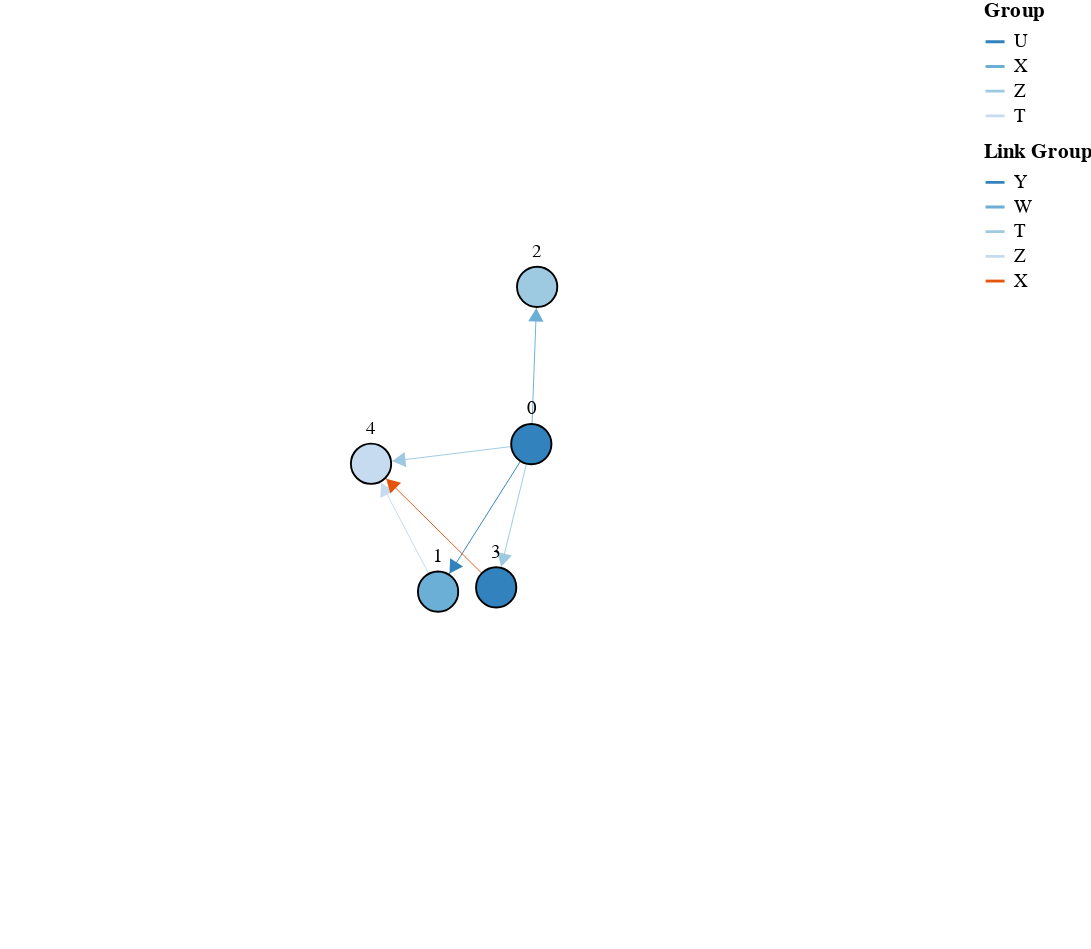

Notebook code for this chart:
### Code cell
g = nx.generators.barabasi_albert_graph(5, 3)
def rand_group():
    possible = "TUVWXYZ"
    return random.sample(possible, 1)[0]

node_properties = {n: {"group": rand_group()}
                    for n in g.nodes()}

edge_attributions = {e: {"group": rand_group()}
                    for e in g.edges()}

nx.set_node_attributes(g, node_properties)
nx.set_edge_attributes(g, edge_attributions)
nx.set_node_attributes(g, {k:f"n{i}" for i, k in enumerate(g.nodes)}, "label")

schema = plots.spring_force_graph(g, node_labels="label", input_layout = False)
plots.save_schema(schema, "_schema.json")
plots.ipy_display(schema, format="interactive")

### Figure 1 — Vega specification as saved in the notebook (floating-point values rounded to 4 significant figures)
{"$schema": "https://vega.github.io/schema/vega/v5.json", "data": [{"name": "node-data", "on": [{"modify": "node.datum", "trigger": "fix.length == 2", "values": "{fixedx: fix[0], fixedy: fix[1]}"}, {"modify": "reset", "trigger": "reset", "values": "{fixedx: -100, fixedy: -100}"}], "values": [{"fixedx": -100, "fixedy": -100, "group": "U", "id": 0, "label": 0}, {"fixedx": -100, "fixedy": -100, "group": "X", "id": 1, "label": 1}, {"fixedx": -100, "fixedy": -100, "group": "Z", "id": 2, "label": 2}, {"fixedx": -100, "fixedy": -100, "group": "U", "id": 3, "label": 3}, {"fixedx": -100, "fixedy": -100, "group": "T", "id": 4, "label": 4}]}, {"name": "link-data", "values": [{"group": "Y", "source": 0, "target": 1}, {"group": "W", "source": 0, "target": 2}, {"group": "T", "source": 0, "target": 3}, {"group": "T", "source": 0, "target": 4}, {"group": "Z", "source": 1, "target": 4}, {"group": "X", "source": 3, "target": 4}]}], "description": "A node-link diagram with force-directed layout.", "height": 500, "legends": [{"stroke": "color", "symbolType": "stroke", "title": "Group"}, {"stroke": "colorlink", "symbolType": "stroke", "title": "Link Group"}], "marks": [{"encode": {"enter": {"fill": {"field": "group", "scale": "color"}, "stroke": {"value": "black"}}, "update": {"cursor": {"value": "pointer"}, "fx": {"signal": "datum.fixedx != -100 ? datum.fixedx  : (layoutdata ? scale('xscale', datum.fx) : null)"}, "fy": {"signal": "datum.fixedy != -100 ? datum.fixedy : (layoutdata ? scale('yscale', datum.fy) : null)"}, "size": {"signal": "2 * nodeRadius * nodeRadius"}}}, "from": {"data": "node-data"}, "name": "nodes", "transform": [{"forces": [{"force": "center", "x": {"signal": "cx"}, "y": {"signal": "cy"}}, {"force": "collide", "radius": {"signal": "nodeRadius"}}, {"force": "nbody", "strength": {"signal": "nodeCharge"}}, {"distance": {"signal": "linkDistance"}, "force": "link", "links": "link-data"}], "iterations": 300, "restart": {"signal": "restart"}, "signal": "force", "static": true, "type": "force"}], "type": "symbol", "zindex": 1}, {"encode": {"enter": {"align": {"value": "center"}, "baseline": {"value": "middle"}, "fill": {"value": "black"}, "fontSize": {"value": 10}, "text": {"field": "datum.label"}}, "update": {"x": {"field": "x"}, "y": {"field": "y"}}}, "from": {"data": "nodes"}, "interactive": false, "name": "labels", "transform": [{"anchor": ["top", "bottom", "right", "left"], "avoidMarks": ["nodes"], "offset": [1], "size": {"signal": "[width + 60, height]"}, "type": "label"}], "type": "text", "zindex": 2}, {"encode": {"update": {"stroke": {"field": "group", "scale": "colorlink"}, "strokeWidth": {"value": 0.5}}}, "from": {"data": "link-data"}, "interactive": false, "transform": [{"require": {"signal": "force"}, "shape": "line", "sourceX": "datum.source.x", "sourceY": "datum.source.y", "targetX": "datum.target.x", "targetY": "datum.target.y", "type": "linkpath"}], "type": "path"}, {"encode": {"enter": {"fill": {"field": "group", "scale": "colorlink"}, "shape": {"value": "triangle-right"}, "size": {"value": 40}, "stroke": {"field": "group", "scale": "colorlink"}}, "hover": {"opacity": {"value": 1}}, "update": {"x": {"field": "target.x"}, "y": {"field": "target.y"}}}, "from": {"data": "link-data"}, "name": "arrows", "transform": [{"as": "tan", "expr": "atan2((datum.datum.target.y-datum.datum.source.y),(datum.datum.target.x-datum.datum.source.x))", "type": "formula"}, {"as": "angle", "expr": "datum.tan*180/PI", "type": "formula"}, {"as": "y", "expr": "datum.datum.target.y - nodeRadius*sin(datum.tan)", "type": "formula"}, {"as": "x", "expr": "datum.datum.target.x - nodeRadius*cos(datum.tan)", "type": "formula"}], "type": "symbol", "zindex": {"value": 40}}], "padding": 0, "scales": [{"domain": {"data": "node-data", "field": "group"}, "name": "color", "range": {"scheme": "category20c"}, "type": "ordinal"}, {"domain": {"data": "link-data", "field": "group"}, "name": "colorlink", "range": {"scheme": "category20c"}, "type": "ordinal"}, {"domain": {"data": "node-data", "field": "fx"}, "name": "xscale", "range": [10, {"signal": "width - 10"}]}, {"domain": {"data": "node-data", "field": "fy"}, "name": "yscale", "range": [10, {"signal": "height - 10"}]}], "signals": [{"name": "cx", "update": "width / 2"}, {"name": "cy", "update": "height / 2"}, {"name": "nodeRadius", "value": 15}, {"name": "nodeCharge", "value": -80}, {"name": "linkDistance", "value": 80}, {"bind": {"input": "checkbox"}, "name": "layoutdata", "value": false}, {"description": "State variable for active node fix status.", "name": "fix", "on": [{"events": "symbol:mouseout[!event.buttons], window:mouseup", "update": "false"}, {"events": "symbol:mouseover", "update": "fix || true"}, {"events": "[symbol:mousedown, window:mouseup] > window:mousemove!", "force": true, "update": "xy()"}], "value": false}, {"description": "Unfix node", "name": "reset", "on": [{"events": "symbol:dblclick", "update": "item().datum"}], "value": null}, {"description": "Graph node most recently interacted with.", "name": "node", "on": [{"events": "symbol:mouseover", "update": "fix === true ? item() : node"}], "value": null}, {"description": "Flag to restart Force simulation upon data changes.", "name": "restart", "on": [{"events": {"signal": "fix"}, "update": "fix && fix.length"}, {"events": {"signal": "layoutdata"}, "update": "true"}, {"events": {"signal": "reset"}, "update": "true"}], "value": false}], "width": 500}
